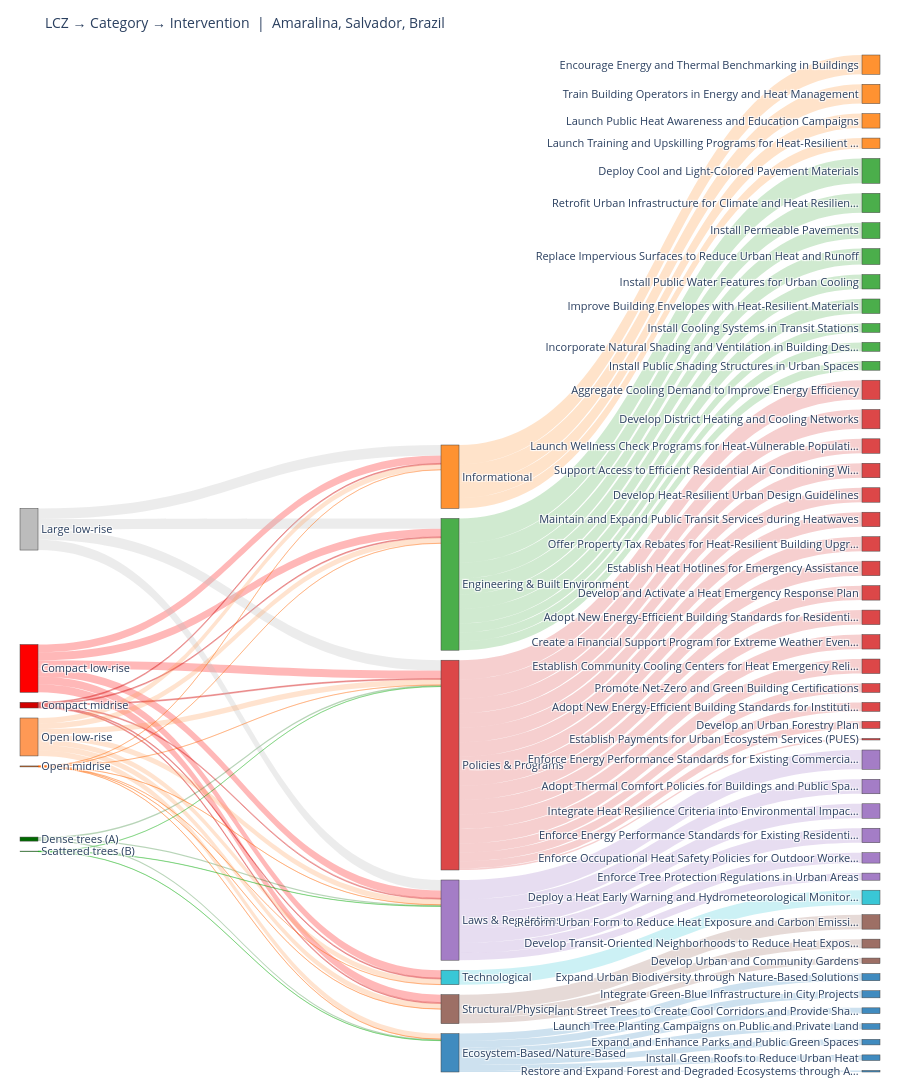

Notebook code cell kept with this figure:
### Code cell
def build_two_step_sankey(
    pixel_counts: pd.DataFrame,
    links_df: pd.DataFrame,
    scores_df: pd.DataFrame,
    action_categories: dict[str, str],
    cat_colors: dict[str, str],
    neighbourhood_label: str,
) -> go.Figure:
    """
    Three-column Sankey: LCZ types → intervention categories → individual interventions.

    LCZ → Category link value  = pixel_count of that LCZ (one link per LCZ×category pair).
    Category → Intervention value = applicable_pixels for that intervention.
    Node colours mirror the category palette so the middle and right columns
    are visually grouped.
    """
    ldf = links_df.copy()
    ldf['category'] = ldf['intervention'].map(action_categories)

    scores_reset = scores_df.reset_index()
    scores_reset['category'] = scores_reset['intervention'].map(action_categories)

    # Category ordering: descending total applicable pixels
    cat_order = (
        scores_reset.groupby('category')['applicable_pixels']
        .sum().sort_values(ascending=False).index.tolist()
    )

    # Node lists and index maps
    lcz_nodes = pixel_counts['lcz_label'].tolist()
    int_nodes  = scores_reset['intervention'].tolist()
    n_lcz = len(lcz_nodes)
    n_cat = len(cat_order)

    lcz_idx = {lbl: i for i, lbl in enumerate(lcz_nodes)}
    cat_idx = {cat: n_lcz + i for i, cat in enumerate(cat_order)}
    int_idx = {row['intervention']: n_lcz + n_cat + i
               for i, row in scores_reset.iterrows()}

    sources, targets, values, link_colors = [], [], [], []

    # ── LCZ → Category ──────────────────────────────────────────────────────
    # One link per (LCZ, category) pair; value = that LCZ's pixel count
    lcz_cat = (
        ldf.groupby(['lcz_label', 'lcz_color', 'category'], as_index=False)
        ['pixel_count'].first()
    )
    for _, row in lcz_cat.iterrows():
        src = lcz_idx.get(row['lcz_label'])
        tgt = cat_idx.get(row['category'])
        if src is None or tgt is None:
            continue
        sources.append(src); targets.append(tgt); values.append(row['pixel_count'])
        h = row['lcz_color'].lstrip('#')
        r, g, b = int(h[0:2], 16), int(h[2:4], 16), int(h[4:6], 16)
        link_colors.append(f'rgba({r},{g},{b},0.28)')

    # ── Category → Intervention ──────────────────────────────────────────────
    for _, row in scores_reset.iterrows():
        src = cat_idx.get(row['category'])
        tgt = int_idx.get(row['intervention'])
        if src is None or tgt is None:
            continue
        sources.append(src); targets.append(tgt); values.append(row['applicable_pixels'])
        base = cat_colors.get(row['category'], '#999999')
        h = base.lstrip('#')
        r, g, b = int(h[0:2], 16), int(h[2:4], 16), int(h[4:6], 16)
        link_colors.append(f'rgba({r},{g},{b},0.22)')

    # ── Node labels, colours, hover ──────────────────────────────────────────
    def hex_to_rgba(hex_col, alpha=0.85):
        h = hex_col.lstrip('#')
        r, g, b = int(h[0:2], 16), int(h[2:4], 16), int(h[4:6], 16)
        return f'rgba({r},{g},{b},{alpha})'

    node_labels = (
        lcz_nodes
        + cat_order
        + [_short_label(a) for a in int_nodes]
    )
    node_colors = (
        pixel_counts['lcz_color'].tolist()
        + [hex_to_rgba(cat_colors.get(c, '#999999')) for c in cat_order]
        + [hex_to_rgba(cat_colors.get(scores_reset.loc[i, 'category'], '#999999'))
           for i in range(len(int_nodes))]
    )

    cat_totals = scores_reset.groupby('category')['applicable_pixels'].sum()
    lcz_hover = [f"{r['lcz_label']}<br>{r['pixel_count']:,} px"
                 for _, r in pixel_counts.iterrows()]
    cat_hover  = [f"{c}<br>{cat_totals.get(c,0):,} applicable px" for c in cat_order]
    int_hover  = [f"{r['intervention']}<br>{r['applicable_pixels']:,} px (rank {r['rank']})"
                  for _, r in scores_reset.iterrows()]

    fig = go.Figure(go.Sankey(
        arrangement='snap',
        node=dict(
            pad=10, thickness=18,
            label=node_labels, color=node_colors,
            customdata=lcz_hover + cat_hover + int_hover,
            hovertemplate='%{customdata}<extra></extra>',
        ),
        link=dict(source=sources, target=targets, value=values, color=link_colors),
    ))
    fig.update_layout(
        title=dict(
            text=f'LCZ \u2192 Category \u2192 Intervention  |  {neighbourhood_label}',
            font_size=14,
        ),
        font_size=11,
        height=max(700, 26 * len(int_nodes)),
        margin=dict(l=20, r=20, t=55, b=20),
    )
    return fig


fig2 = build_two_step_sankey(
    pixel_counts, links_df, scores_df,
    ACTION_CATEGORIES, CAT_COLORS,
    NEIGHBOURHOOD['label'],
)
fig2.show()

### Figure 1 — Plotly figure (JSON) as saved in the notebook; plotly's stock layout.template omitted (floating-point values rounded to 4 significant figures)
{"data": [{"arrangement": "snap", "link": {"color": ["rgba(255,0,0,0.28)", "rgba(255,0,0,0.28)", "rgba(255,0,0,0.28)", "rgba(255,0,0,0.28)", "rgba(255,0,0,0.28)", "rgba(255,0,0,0.28)", "rgba(209,0,0,0.28)", "rgba(209,0,0,0.28)", "rgba(209,0,0,0.28)", "rgba(209,0,0,0.28)", "rgba(209,0,0,0.28)", "rgba(209,0,0,0.28)", "rgba(0,106,0,0.28)", "rgba(0,106,0,0.28)", "rgba(0,106,0,0.28)", "rgba(188,188,188,0.28)", "rgba(188,188,188,0.28)", "rgba(188,188,188,0.28)", "rgba(188,188,188,0.28)", "rgba(255,153,85,0.28)", "rgba(255,153,85,0.28)", "rgba(255,153,85,0.28)", "rgba(255,153,85,0.28)", "rgba(255,153,85,0.28)", "rgba(255,153,85,0.28)", "rgba(255,153,85,0.28)", "rgba(255,102,0,0.28)", "rgba(255,102,0,0.28)", "rgba(255,102,0,0.28)", "rgba(255,102,0,0.28)", "rgba(255,102,0,0.28)", "rgba(255,102,0,0.28)", "rgba(255,102,0,0.28)", "rgba(0,170,0,0.28)", "rgba(0,170,0,0.28)", "rgba(0,170,0,0.28)", "rgba(44,160,44,0.22)", "rgba(44,160,44,0.22)", "rgba(255,127,14,0.22)", "rgba(255,127,14,0.22)", "rgba(214,39,40,0.22)", "rgba(214,39,40,0.22)", "rgba(148,103,189,0.22)", "rgba(44,160,44,0.22)", "rgba(44,160,44,0.22)", "rgba(214,39,40,0.22)", "rgba(148,103,189,0.22)", "rgba(214,39,40,0.22)", "rgba(214,39,40,0.22)", "rgba(44,160,44,0.22)", "rgba(214,39,40,0.22)", "rgba(214,39,40,0.22)", "rgba(214,39,40,0.22)", "rgba(214,39,40,0.22)", "rgba(214,39,40,0.22)", "rgba(148,103,189,0.22)", "rgba(255,127,14,0.22)", "rgba(214,39,40,0.22)", "rgba(214,39,40,0.22)", "rgba(44,160,44,0.22)", "rgba(148,103,189,0.22)", "rgba(140,86,75,0.22)", "rgba(23,190,207,0.22)", "rgba(255,127,14,0.22)", "rgba(148,103,189,0.22)", "rgba(44,160,44,0.22)", "rgba(214,39,40,0.22)", "rgba(140,86,75,0.22)", "rgba(44,160,44,0.22)", "rgba(44,160,44,0.22)", "rgba(214,39,40,0.22)", "rgba(31,119,180,0.22)", "rgba(31,119,180,0.22)", "rgba(148,103,189,0.22)", "rgba(214,39,40,0.22)", "rgba(31,119,180,0.22)", "rgba(31,119,180,0.22)", "rgba(140,86,75,0.22)", "rgba(31,119,180,0.22)", "rgba(31,119,180,0.22)", "rgba(31,119,180,0.22)", "rgba(214,39,40,0.22)"], "source": [1, 1, 1, 1, 1, 1, 0, 0, 0, 0, 0, 0, 6, 6, 6, 5, 5, 5, 5, 4, 4, 4, 4, 4, 4, 4, 3, 3, 3, 3, 3, 3, 3, 7, 7, 7, 9, 9, 11, 11, 8, 8, 10, 9, 9, 8, 10, 8, 8, 9, 8, 8, 8, 8, 8, 10, 11, 8, 8, 9, 10, 13, 14, 11, 10, 9, 8, 13, 9, 9, 8, 12, 12, 10, 8, 12, 12, 13, 12, 12, 12, 8], "target": [9, 11, 10, 8, 13, 14, 9, 11, 10, 8, 13, 14, 12, 10, 8, 9, 11, 10, 8, 12, 9, 11, 10, 8, 13, 14, 12, 9, 11, 10, 8, 13, 14, 12, 10, 8, 15, 16, 17, 18, 19, 20, 21, 22, 23, 24, 25, 26, 27, 28, 29, 30, 31, 32, 33, 34, 35, 36, 37, 38, 39, 40, 41, 42, 43, 44, 45, 46, 47, 48, 49, 50, 51, 52, 53, 54, 55, 56, 57, 58, 59, 60], "value": [529, 529, 529, 529, 529, 529, 63, 63, 63, 63, 63, 63, 90, 90, 90, 690, 690, 690, 690, 360, 360, 360, 360, 360, 360, 360, 9, 9, 9, 9, 9, 9, 9, 13, 13, 13, 1651, 1282, 1282, 1282, 1282, 1282, 1282, 1059, 1059, 961, 961, 961, 961, 961, 961, 961, 961, 961, 961, 961, 961, 961, 961, 961, 961, 961, 961, 690, 690, 592, 592, 592, 592, 592, 592, 472, 472, 472, 472, 382, 382, 369, 369, 369, 103, 103]}, "node": {"color": ["#d10000", "#ff0000", "#bf4d00", "#ff6600", "#ff9955", "#bcbcbc", "#006a00", "#00aa00", "rgba(214,39,40,0.85)", "rgba(44,160,44,0.85)", "rgba(148,103,189,0.85)", "rgba(255,127,14,0.85)", "rgba(31,119,180,0.85)", "rgba(140,86,75,0.85)", "rgba(23,190,207,0.85)", "rgba(44,160,44,0.85)", "rgba(44,160,44,0.85)", "rgba(255,127,14,0.85)", "rgba(255,127,14,0.85)", "rgba(214,39,40,0.85)", "rgba(214,39,40,0.85)", "rgba(148,103,189,0.85)", "rgba(44,160,44,0.85)", "rgba(44,160,44,0.85)", "rgba(214,39,40,0.85)", "rgba(148,103,189,0.85)", "rgba(214,39,40,0.85)", "rgba(214,39,40,0.85)", "rgba(44,160,44,0.85)", "rgba(214,39,40,0.85)", "rgba(214,39,40,0.85)", "rgba(214,39,40,0.85)", "rgba(214,39,40,0.85)", "rgba(214,39,40,0.85)", "rgba(148,103,189,0.85)", "rgba(255,127,14,0.85)", "rgba(214,39,40,0.85)", "rgba(214,39,40,0.85)", "rgba(44,160,44,0.85)", "rgba(148,103,189,0.85)", "rgba(140,86,75,0.85)", "rgba(23,190,207,0.85)", "rgba(255,127,14,0.85)", "rgba(148,103,189,0.85)", "rgba(44,160,44,0.85)", "rgba(214,39,40,0.85)", "rgba(140,86,75,0.85)", "rgba(44,160,44,0.85)", "rgba(44,160,44,0.85)", "rgba(214,39,40,0.85)", "rgba(31,119,180,0.85)", "rgba(31,119,180,0.85)", "rgba(148,103,189,0.85)", "rgba(214,39,40,0.85)", "rgba(31,119,180,0.85)", "rgba(31,119,180,0.85)", "rgba(140,86,75,0.85)", "rgba(31,119,180,0.85)", "rgba(31,119,180,0.85)", "rgba(31,119,180,0.85)", "rgba(214,39,40,0.85)"], "customdata": ["Compact midrise<br>63 px", "Compact low-rise<br>529 px", "Open high-rise<br>7 px", "Open midrise<br>9 px", "Open low-rise<br>360 px", "Large low-rise<br>690 px", "Dense trees (A)<br>90 px", "Scattered trees (B)<br>13 px", "Policies & Programs<br>13,933 applicable px", "Engineering & Built Environment<br>8,749 applicable px", "Laws & Regulations<br>5,327 applicable px", "Informational<br>4,215 applicable px", "Ecosystem-Based/Nature-Based<br>2,549 applicable px", "Structural/Physical<br>1,922 applicable px", "Technological<br>961 applicable px", "Deploy Cool and Light-Colored Pavement Materials<br>1,651 px (rank 1)", "Retrofit Urban Infrastructure for Climate and Heat Resilience<br>1,282 px (rank 2)", "Encourage Energy and Thermal Benchmarking in Buildings<br>1,282 px (rank 3)", "Train Building Operators in Energy and Heat Management<br>1,282 px (rank 4)", "Aggregate Cooling Demand to Improve Energy Efficiency<br>1,282 px (rank 5)", "Develop District Heating and Cooling Networks<br>1,282 px (rank 6)", "Enforce Energy Performance Standards for Existing Commercial Buildings<br>1,282 px (rank 7)", "Install Permeable Pavements<br>1,059 px (rank 8)", "Replace Impervious Surfaces to Reduce Urban Heat and Runoff<br>1,059 px (rank 9)", "Launch Wellness Check Programs for Heat-Vulnerable Populations<br>961 px (rank 10)", "Adopt Thermal Comfort Policies for Buildings and Public Spaces<br>961 px (rank 11)", "Support Access to Efficient Residential Air Conditioning With Clean Energy<br>961 px (rank 12)", "Develop Heat-Resilient Urban Design Guidelines<br>961 px (rank 13)", "Install Public Water Features for Urban Cooling<br>961 px (rank 14)", "Maintain and Expand Public Transit Services during Heatwaves<br>961 px (rank 15)", "Offer Property Tax Rebates for Heat-Resilient Building Upgrades<br>961 px (rank 16)", "Establish Heat Hotlines for Emergency Assistance<br>961 px (rank 17)", "Develop and Activate a Heat Emergency Response Plan<br>961 px (rank 18)", "Adopt New Energy-Efficient Building Standards for Residential Buildings<br>961 px (rank 19)", "Integrate Heat Resilience Criteria into Environmental Impact Assessments<br>961 px (rank 20)", "Launch Public Heat Awareness and Education Campaigns<br>961 px (rank 21)", "Create a Financial Support Program for Extreme Weather Event Response<br>961 px (rank 22)", "Establish Community Cooling Centers for Heat Emergency Relief<br>961 px (rank 23)", "Improve Building Envelopes with Heat-Resilient Materials<br>961 px (rank 24)", "Enforce Energy Performance Standards for Existing Residential Buildings<br>961 px (rank 25)", "Reform Urban Form to Reduce Heat Exposure and Carbon Emissions<br>961 px (rank 26)", "Deploy a Heat Early Warning and Hydrometeorological Monitoring System<br>961 px (rank 27)", "Launch Training and Upskilling Programs for Heat-Resilient Jobs<br>690 px (rank 28)", "Enforce Occupational Heat Safety Policies for Outdoor Workers<br>690 px (rank 29)", "Install Cooling Systems in Transit Stations<br>592 px (rank 30)", "Promote Net-Zero and Green Building Certifications<br>592 px (rank 31)", "Develop Transit-Oriented Neighborhoods to Reduce Heat Exposure<br>592 px (rank 32)", "Incorporate Natural Shading and Ventilation in Building Design<br>592 px (rank 33)", "Install Public Shading Structures in Urban Spaces<br>592 px (rank 34)", "Adopt New Energy-Efficient Building Standards for Institutional Buildings<br>592 px (rank 35)", "Expand Urban Biodiversity through Nature-Based Solutions<br>472 px (rank 36)", "Integrate Green-Blue Infrastructure in City Projects<br>472 px (rank 37)", "Enforce Tree Protection Regulations in Urban Areas<br>472 px (rank 38)", "Develop an Urban Forestry Plan<br>472 px (rank 39)", "Plant Street Trees to Create Cool Corridors and Provide Shading and Cooling<br>382 px (rank 40)", "Launch Tree Planting Campaigns on Public and Private Land<br>382 px (rank 41)", "Develop Urban and Community Gardens<br>369 px (rank 42)", "Expand and Enhance Parks and Public Green Spaces<br>369 px (rank 43)", "Install Green Roofs to Reduce Urban Heat<br>369 px (rank 44)", "Restore and Expand Forest and Degraded Ecosystems through Afforestation<br>103 px (rank 45)", "Establish Payments for Urban Ecosystem Services (PUES)<br>103 px (rank 46)"], "hovertemplate": "%{customdata}<extra></extra>", "label": ["Compact midrise", "Compact low-rise", "Open high-rise", "Open midrise", "Open low-rise", "Large low-rise", "Dense trees (A)", "Scattered trees (B)", "Policies & Programs", "Engineering & Built Environment", "Laws & Regulations", "Informational", "Ecosystem-Based/Nature-Based", "Structural/Physical", "Technological", "Deploy Cool and Light-Colored Pavement Materials", "Retrofit Urban Infrastructure for Climate and Heat Resilien…", "Encourage Energy and Thermal Benchmarking in Buildings", "Train Building Operators in Energy and Heat Management", "Aggregate Cooling Demand to Improve Energy Efficiency", "Develop District Heating and Cooling Networks", "Enforce Energy Performance Standards for Existing Commercia…", "Install Permeable Pavements", "Replace Impervious Surfaces to Reduce Urban Heat and Runoff", "Launch Wellness Check Programs for Heat-Vulnerable Populati…", "Adopt Thermal Comfort Policies for Buildings and Public Spa…", "Support Access to Efficient Residential Air Conditioning Wi…", "Develop Heat-Resilient Urban Design Guidelines", "Install Public Water Features for Urban Cooling", "Maintain and Expand Public Transit Services during Heatwaves", "Offer Property Tax Rebates for Heat-Resilient Building Upgr…", "Establish Heat Hotlines for Emergency Assistance", "Develop and Activate a Heat Emergency Response Plan", "Adopt New Energy-Efficient Building Standards for Residenti…", "Integrate Heat Resilience Criteria into Environmental Impac…", "Launch Public Heat Awareness and Education Campaigns", "Create a Financial Support Program for Extreme Weather Even…", "Establish Community Cooling Centers for Heat Emergency Reli…", "Improve Building Envelopes with Heat-Resilient Materials", "Enforce Energy Performance Standards for Existing Residenti…", "Reform Urban Form to Reduce Heat Exposure and Carbon Emissi…", "Deploy a Heat Early Warning and Hydrometeorological Monitor…", "Launch Training and Upskilling Programs for Heat-Resilient …", "Enforce Occupational Heat Safety Policies for Outdoor Worke…", "Install Cooling Systems in Transit Stations", "Promote Net-Zero and Green Building Certifications", "Develop Transit-Oriented Neighborhoods to Reduce Heat Expos…", "Incorporate Natural Shading and Ventilation in Building Des…", "Install Public Shading Structures in Urban Spaces", "Adopt New Energy-Efficient Building Standards for Instituti…", "Expand Urban Biodiversity through Nature-Based Solutions", "Integrate Green-Blue Infrastructure in City Projects", "Enforce Tree Protection Regulations in Urban Areas", "Develop an Urban Forestry Plan", "Plant Street Trees to Create Cool Corridors and Provide Sha…", "Launch Tree Planting Campaigns on Public and Private Land", "Develop Urban and Community Gardens", "Expand and Enhance Parks and Public Green Spaces", "Install Green Roofs to Reduce Urban Heat", "Restore and Expand Forest and Degraded Ecosystems through A…", "Establish Payments for Urban Ecosystem Services (PUES)"], "pad": 10, "thickness": 18}, "type": "sankey"}], "layout": {"font": {"size": 11}, "height": 1196, "margin": {"b": 20, "l": 20, "r": 20, "t": 55}, "title": {"font": {"size": 14}, "text": "LCZ → Category → Intervention  |  Amaralina, Salvador, Brazil"}}}
